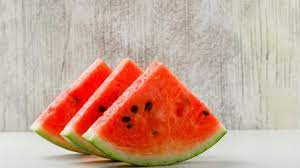
#> input picture praktikum/zoom/images.jpg, 300 x 168 px, found by its file name
$ python zoomout.py
#> lines starting #> are read from the running program, lines starting #| are printed output that depends on the picture
#> further down, image is the input picture: shape (168, 300, 3); mean R, G, B 202.1, 163.6, 147.1
import numpy as np
import imageio.v2 as img
import matplotlib.pyplot as plt

def zoom_out(image, factor):
#> called with factor = 2
    height, width = image.shape[:2]
#> height = 168; width = 300
    new_height = int(height / factor)
#> new_height = 84
    new_width = int(width / factor)
#> new_width = 150
    img_zoom = np.zeros((new_height, new_width, 3), dtype=image.dtype)

    for y in range(new_height):
        for x in range(new_width):
            ori_y = int(y * factor)
            ori_x = int(x * factor)

            ori_y = min(ori_y, height - 1)
            ori_x = min(ori_x, width - 1)

            img_zoom[y, x] = image[ori_y, ori_x]
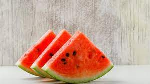
#> img_zoom: shape (84, 150, 3); mean R, G, B 202.1, 163.6, 147.2

    return img_zoom

image = img.imread('C://SMT_5//Pengolahan_Citra//praktikum//images.jpg')
scale = 2.0

img_zoom = zoom_out(image, scale)

img.imwrite("C://SMT_5//Pengolahan_Citra//praktikum//Z.jpg", img_zoom)
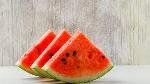
#> saved as Z.jpg: shape (84, 150, 3); mean R, G, B 201.8, 163.7, 147.3

plt.figure(figsize=(10, 5))

plt.subplot(1, 2, 1)
plt.imshow(image)
plt.title('Original Image')
plt.axis('off')

plt.subplot(1, 2, 2)
plt.imshow(img_zoom)
plt.title('Zoomed Out Image')
plt.axis('off')

plt.show()
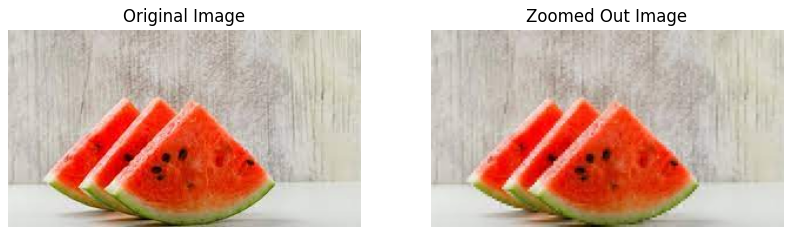
#> figure drawn by matplotlib, 2 panels
